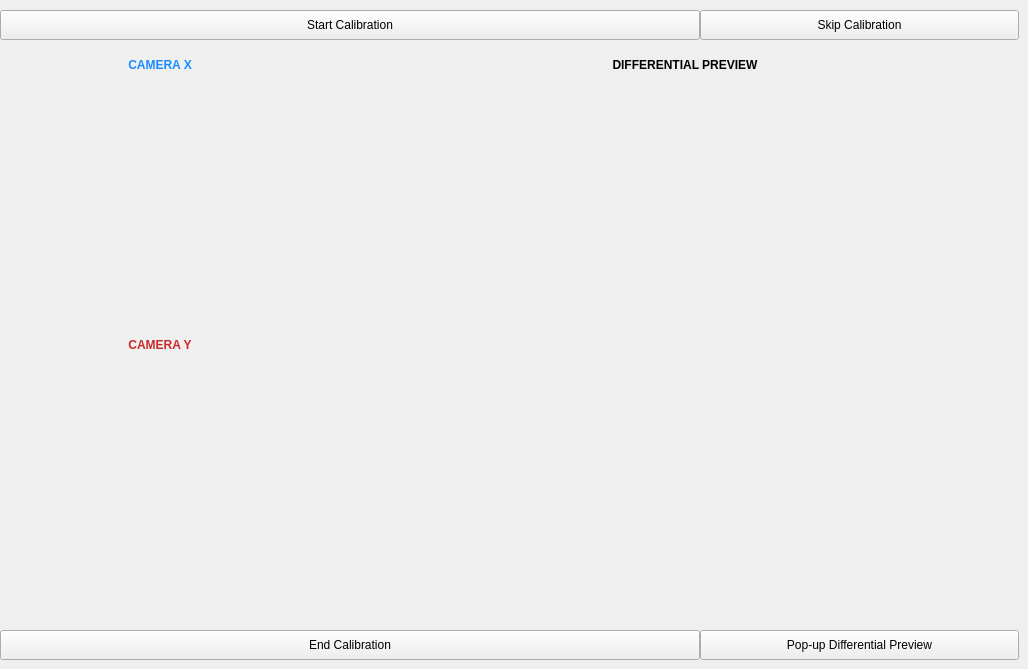
    <widget class="QWidget" name="calibration_tab">
     <property name="enabled">
      <bool>true</bool>
     </property>
     <property name="sizePolicy">
      <sizepolicy hsizetype="Maximum" vsizetype="Maximum">
       <horstretch>0</horstretch>
       <verstretch>0</verstretch>
      </sizepolicy>
     </property>
     <property name="toolTipDuration">
      <number>-3</number>
     </property>
     <attribute name="title">
      <string>Calibration</string>
     </attribute>
     <widget class="QPushButton" name="calibration_start">
      <property name="geometry">
       <rect>
        <x>0</x>
        <y>10</y>
        <width>700</width>
        <height>30</height>
       </rect>
      </property>
      <property name="text">
       <string>Start Calibration</string>
      </property>
      <property name="autoDefault">
       <bool>false</bool>
      </property>
      <property name="default">
       <bool>false</bool>
      </property>
      <property name="flat">
       <bool>false</bool>
      </property>
     </widget>
     <widget class="QPushButton" name="calibration_skip">
      <property name="geometry">
       <rect>
        <x>700</x>
        <y>10</y>
        <width>319</width>
        <height>30</height>
       </rect>
      </property>
      <property name="text">
       <string>Skip Calibration</string>
      </property>
     </widget>
     <widget class="QLabel" name="camera_differential_view">
      <property name="geometry">
       <rect>
        <x>355</x>
        <y>80</y>
        <width>660</width>
        <height>528</height>
       </rect>
      </property>
      <property name="text">
       <string/>
      </property>
      <property name="pixmap">
       <pixmap>../../OneDrive - Politechnika Warszawska/MATLAB/LSBSE_Soft/wallpaper.jpg</pixmap>
      </property>
      <property name="scaledContents">
       <bool>true</bool>
      </property>
      <property name="alignment">
       <set>Qt::AlignCenter</set>
      </property>
     </widget>
     <widget class="QPushButton" name="calibration_end">
      <property name="geometry">
       <rect>
        <x>0</x>
        <y>630</y>
        <width>700</width>
        <height>30</height>
       </rect>
      </property>
      <property name="text">
       <string>End Calibration</string>
      </property>
     </widget>
     <widget class="QLabel" name="camera_view_X">
      <property name="geometry">
       <rect>
        <x>5</x>
        <y>80</y>
        <width>310</width>
        <height>248</height>
       </rect>
      </property>
      <property name="text">
       <string/>
      </property>
      <property name="pixmap">
       <pixmap>../../OneDrive - Politechnika Warszawska/MATLAB/LSBSE_Soft/wallpaper.jpg</pixmap>
      </property>
      <property name="scaledContents">
       <bool>true</bool>
      </property>
      <property name="alignment">
       <set>Qt::AlignCenter</set>
      </property>
     </widget>
     <widget class="QLabel" name="camera_view_Y">
      <property name="geometry">
       <rect>
        <x>5</x>
        <y>360</y>
        <width>310</width>
        <height>248</height>
       </rect>
      </property>
      <property name="text">
       <string/>
      </property>
      <property name="pixmap">
       <pixmap>../../OneDrive - Politechnika Warszawska/MATLAB/LSBSE_Soft/wallpaper.jpg</pixmap>
      </property>
      <property name="scaledContents">
       <bool>true</bool>
      </property>
      <property name="alignment">
       <set>Qt::AlignCenter</set>
      </property>
     </widget>
     <widget class="QPushButton" name="pop_up_preview_button">
      <property name="geometry">
       <rect>
        <x>700</x>
        <y>630</y>
        <width>319</width>
        <height>30</height>
       </rect>
      </property>
      <property name="text">
       <string>Pop-up Differential Preview</string>
      </property>
     </widget>
     <widget class="QLabel" name="camera_view_X_label">
      <property name="geometry">
       <rect>
        <x>5</x>
        <y>50</y>
        <width>310</width>
        <height>30</height>
       </rect>
      </property>
      <property name="palette">
       <palette>
        <active>
         <colorrole role="WindowText">
          <brush brushstyle="SolidPattern">
           <color alpha="255">
            <red>25</red>
            <green>140</green>
            <blue>255</blue>
           </color>
          </brush>
         </colorrole>
        </active>
        <inactive>
         <colorrole role="WindowText">
          <brush brushstyle="SolidPattern">
           <color alpha="255">
            <red>25</red>
            <green>140</green>
            <blue>255</blue>
           </color>
          </brush>
         </colorrole>
        </inactive>
        <disabled>
         <colorrole role="WindowText">
          <brush brushstyle="SolidPattern">
           <color alpha="255">
            <red>120</red>
            <green>120</green>
            <blue>120</blue>
           </color>
          </brush>
         </colorrole>
        </disabled>
       </palette>
      </property>
      <property name="font">
       <font>
        <family>MS Sans Serif</family>
        <weight>75</weight>
        <bold>true</bold>
       </font>
      </property>
      <property name="text">
       <string>CAMERA X</string>
      </property>
      <property name="textFormat">
       <enum>Qt::PlainText</enum>
      </property>
      <property name="alignment">
       <set>Qt::AlignCenter</set>
      </property>
     </widget>
     <widget class="QLabel" name="camera_view_Y_label">
      <property name="geometry">
       <rect>
        <x>5</x>
        <y>330</y>
        <width>310</width>
        <height>30</height>
       </rect>
      </property>
      <property name="palette">
       <palette>
        <active>
         <colorrole role="WindowText">
          <brush brushstyle="SolidPattern">
           <color alpha="255">
            <red>200</red>
            <green>43</green>
            <blue>43</blue>
           </color>
          </brush>
         </colorrole>
        </active>
        <inactive>
         <colorrole role="WindowText">
          <brush brushstyle="SolidPattern">
           <color alpha="255">
            <red>200</red>
            <green>43</green>
            <blue>43</blue>
           </color>
          </brush>
         </colorrole>
        </inactive>
        <disabled>
         <colorrole role="WindowText">
          <brush brushstyle="SolidPattern">
           <color alpha="255">
            <red>120</red>
            <green>120</green>
            <blue>120</blue>
           </color>
          </brush>
         </colorrole>
        </disabled>
       </palette>
      </property>
      <property name="font">
       <font>
        <family>MS Sans Serif</family>
        <weight>75</weight>
        <bold>true</bold>
       </font>
      </property>
      <property name="text">
       <string>CAMERA Y</string>
      </property>
      <property name="alignment">
       <set>Qt::AlignCenter</set>
      </property>
     </widget>
     <widget class="QLabel" name="camera_differential_label">
      <property name="geometry">
       <rect>
        <x>355</x>
        <y>50</y>
        <width>660</width>
        <height>30</height>
       </rect>
      </property>
      <property name="font">
       <font>
        <family>MS Sans Serif</family>
        <weight>75</weight>
        <bold>true</bold>
        <strikeout>false</strikeout>
        <kerning>true</kerning>
       </font>
      </property>
      <property name="text">
       <string>DIFFERENTIAL PREVIEW</string>
      </property>
      <property name="alignment">
       <set>Qt::AlignCenter</set>
      </property>
     </widget>
    </widget>
